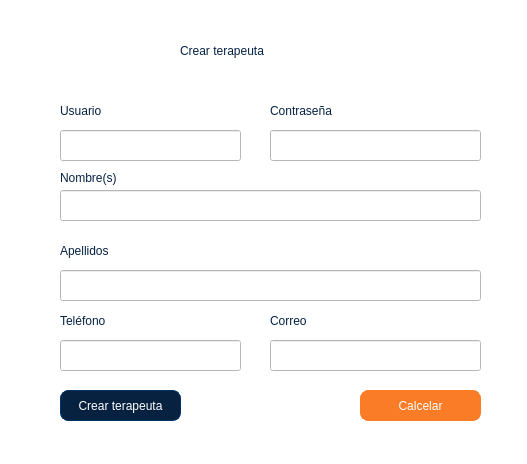
<?xml version="1.0" encoding="UTF-8"?>
<ui version="4.0">
 <class>Dialog</class>
 <widget class="QDialog" name="Dialog">
  <property name="geometry">
   <rect>
    <x>0</x>
    <y>0</y>
    <width>527</width>
    <height>464</height>
   </rect>
  </property>
  <property name="windowTitle">
   <string>Terapeuta</string>
  </property>
  <property name="styleSheet">
   <string notr="true">background-color: rgb(255, 255, 255);</string>
  </property>
  <widget class="QLabel" name="label_2">
   <property name="geometry">
    <rect>
     <x>60</x>
     <y>170</y>
     <width>91</width>
     <height>16</height>
    </rect>
   </property>
   <property name="styleSheet">
    <string notr="true">color: rgb(5, 33, 68);
font: 12pt &quot;MS Shell Dlg 2&quot;;</string>
   </property>
   <property name="text">
    <string>Nombre(s)</string>
   </property>
  </widget>
  <widget class="QLineEdit" name="tbterapeutaNombre">
   <property name="geometry">
    <rect>
     <x>60</x>
     <y>190</y>
     <width>421</width>
     <height>31</height>
    </rect>
   </property>
   <property name="styleSheet">
    <string notr="true">
font: 10pt &quot;MS Shell Dlg 2&quot;;
color: rgb(79, 82, 85);</string>
   </property>
  </widget>
  <widget class="QLabel" name="label_3">
   <property name="geometry">
    <rect>
     <x>60</x>
     <y>240</y>
     <width>91</width>
     <height>21</height>
    </rect>
   </property>
   <property name="styleSheet">
    <string notr="true">color: rgb(5, 33, 68);
font: 12pt &quot;MS Shell Dlg 2&quot;;</string>
   </property>
   <property name="text">
    <string>Apellidos</string>
   </property>
  </widget>
  <widget class="QLineEdit" name="tbTerapeutaApellidos">
   <property name="geometry">
    <rect>
     <x>60</x>
     <y>270</y>
     <width>421</width>
     <height>31</height>
    </rect>
   </property>
   <property name="styleSheet">
    <string notr="true">
font: 10pt &quot;MS Shell Dlg 2&quot;;
color: rgb(79, 82, 85);</string>
   </property>
  </widget>
  <widget class="QLineEdit" name="tbTerapeutaTelefono">
   <property name="geometry">
    <rect>
     <x>60</x>
     <y>340</y>
     <width>181</width>
     <height>31</height>
    </rect>
   </property>
   <property name="styleSheet">
    <string notr="true">
font: 10pt &quot;MS Shell Dlg 2&quot;;
color: rgb(79, 82, 85);</string>
   </property>
  </widget>
  <widget class="QLabel" name="label_4">
   <property name="geometry">
    <rect>
     <x>60</x>
     <y>310</y>
     <width>91</width>
     <height>21</height>
    </rect>
   </property>
   <property name="styleSheet">
    <string notr="true">color: rgb(5, 33, 68);
font: 12pt &quot;MS Shell Dlg 2&quot;;</string>
   </property>
   <property name="text">
    <string>Teléfono</string>
   </property>
  </widget>
  <widget class="QLineEdit" name="tbTerapeutaCorreo">
   <property name="geometry">
    <rect>
     <x>270</x>
     <y>340</y>
     <width>211</width>
     <height>31</height>
    </rect>
   </property>
   <property name="styleSheet">
    <string notr="true">
font: 10pt &quot;MS Shell Dlg 2&quot;;
color: rgb(79, 82, 85);</string>
   </property>
  </widget>
  <widget class="QLabel" name="label_5">
   <property name="geometry">
    <rect>
     <x>270</x>
     <y>310</y>
     <width>91</width>
     <height>21</height>
    </rect>
   </property>
   <property name="styleSheet">
    <string notr="true">color: rgb(5, 33, 68);
font: 12pt &quot;MS Shell Dlg 2&quot;;</string>
   </property>
   <property name="text">
    <string>Correo</string>
   </property>
  </widget>
  <widget class="QLineEdit" name="tbTerapeutaUsuario">
   <property name="geometry">
    <rect>
     <x>60</x>
     <y>130</y>
     <width>181</width>
     <height>31</height>
    </rect>
   </property>
   <property name="styleSheet">
    <string notr="true">
font: 10pt &quot;MS Shell Dlg 2&quot;;
color: rgb(79, 82, 85);</string>
   </property>
  </widget>
  <widget class="QLineEdit" name="tbTerapeutaContrasena">
   <property name="geometry">
    <rect>
     <x>270</x>
     <y>130</y>
     <width>211</width>
     <height>31</height>
    </rect>
   </property>
   <property name="styleSheet">
    <string notr="true">
font: 10pt &quot;MS Shell Dlg 2&quot;;
color: rgb(79, 82, 85);</string>
   </property>
  </widget>
  <widget class="QLabel" name="label_6">
   <property name="geometry">
    <rect>
     <x>270</x>
     <y>100</y>
     <width>91</width>
     <height>21</height>
    </rect>
   </property>
   <property name="styleSheet">
    <string notr="true">color: rgb(5, 33, 68);
font: 12pt &quot;MS Shell Dlg 2&quot;;</string>
   </property>
   <property name="text">
    <string>Contraseña</string>
   </property>
  </widget>
  <widget class="QLabel" name="label_7">
   <property name="geometry">
    <rect>
     <x>60</x>
     <y>100</y>
     <width>91</width>
     <height>21</height>
    </rect>
   </property>
   <property name="styleSheet">
    <string notr="true">color: rgb(5, 33, 68);
font: 12pt &quot;MS Shell Dlg 2&quot;;</string>
   </property>
   <property name="text">
    <string>Usuario</string>
   </property>
  </widget>
  <widget class="QPushButton" name="btnTerapeutaCancelar">
   <property name="geometry">
    <rect>
     <x>360</x>
     <y>390</y>
     <width>121</width>
     <height>31</height>
    </rect>
   </property>
   <property name="styleSheet">
    <string notr="true">
border-style: solid;
border-width: 1px;
;
border-color: rgb(250, 124, 39);
background-color: rgb(250, 124, 39);
color: rgb(255, 255, 255);
border-radius: 8px;
font: 11pt &quot;MS Shell Dlg 2&quot;;</string>
   </property>
   <property name="text">
    <string>Calcelar</string>
   </property>
  </widget>
  <widget class="QPushButton" name="btnCrearTerapeuta">
   <property name="geometry">
    <rect>
     <x>60</x>
     <y>390</y>
     <width>121</width>
     <height>31</height>
    </rect>
   </property>
   <property name="mouseTracking">
    <bool>false</bool>
   </property>
   <property name="styleSheet">
    <string notr="true">
border-style: solid;
border-width: 1px;
border-color: rgb(0, 51, 102);
background-color: rgb(7, 34, 64);
color: rgb(255, 255, 255);
border-radius: 8px;
font: 11pt &quot;MS Shell Dlg 2&quot;;</string>
   </property>
   <property name="text">
    <string>Crear terapeuta</string>
   </property>
  </widget>
  <widget class="QLabel" name="label">
   <property name="geometry">
    <rect>
     <x>30</x>
     <y>20</y>
     <width>131</width>
     <height>71</height>
    </rect>
   </property>
   <property name="styleSheet">
    <string notr="true">image: url(:/iconoTerapeuta/imgTerapeuta);</string>
   </property>
   <property name="text">
    <string/>
   </property>
  </widget>
  <widget class="QLabel" name="label_8">
   <property name="geometry">
    <rect>
     <x>180</x>
     <y>30</y>
     <width>201</width>
     <height>41</height>
    </rect>
   </property>
   <property name="styleSheet">
    <string notr="true">color: rgb(5, 33, 68);
font: 18pt &quot;MS Shell Dlg 2&quot;;</string>
   </property>
   <property name="text">
    <string>Crear terapeuta</string>
   </property>
  </widget>
 </widget>
 <resources>
  <include location="../Desktop/ProyectosPhyton/NaoAplicationMVC - copia/vista/imgNaoAplication.qrc"/>
 </resources>
 <connections/>
</ui>
